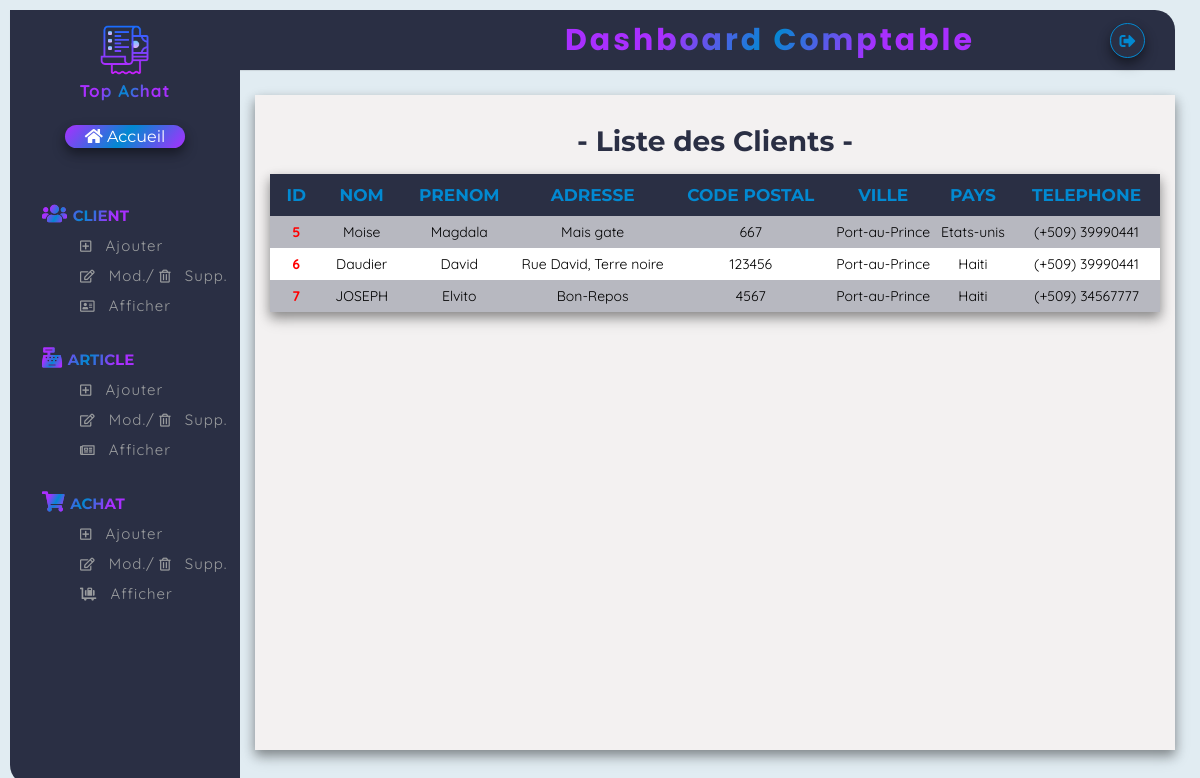
/afficher_client_c.php, run on the app's committed database.
### tables this page shows
CREATE TABLE `clients` (
  `numero` int(11) NOT NULL,
  `nom` varchar(100) NOT NULL,
  `prenom` varchar(100) NOT NULL,
  `adresse` varchar(200) NOT NULL,
  `codepostal` int(10) UNSIGNED NOT NULL,
  `ville` varchar(100) NOT NULL,
  `pays` varchar(50) NOT NULL DEFAULT 'France',
  `telephone` varchar(50) DEFAULT NULL
);

### afficher_client_c.php (the view, shortened to what this page needs)
<?php
        require('conn.php');
        require_once 'menu_comptable.php';
?>
<!DOCTYPE html>
<html lang="en">
    <head>
        <link rel="stylesheet" href="css/all.min.css">
        <link rel="stylesheet" href="css/style_comptable.css">
    </head>
    <body>
        <?php $response = $db->query('SELECT *FROM clients'); ?>
        <div class="wrapper">
            <div class="main_container">
                <div class="item">
                    <h1 class="liste"> - Liste des Clients - </h1></br>
                    <table>
                        <thead>
                            <tr>
                                <th>ID</th>
                                <th>NOM</th>
                                <th>PRENOM</th>
                                <th>ADRESSE</th>
                                <th>CODE POSTAL</th>
                                <th>VILLE</th>
                                <th>PAYS</th>
                                <th>TELEPHONE</th>
                            </tr>
                        </thead>
                        <tbody>
                            <?php while($donnees = $response->fetch()){?>
                                <tr>
                                    <td class="id"> <?php echo $donnees['numero'];?></td>
                                    <td> <?php echo $donnees['nom'];?></td>
                                    <td> <?php echo $donnees['prenom'];?></td>
                                    <td> <?php echo $donnees['adresse'];?></td>
                                    <td> <?php echo $donnees['codepostal'];?></td>
                                    <td> <?php echo $donnees['ville'];?></td>
                                    <td> <?php echo $donnees['pays'];?></td>
                                    <td> (+509) <?php echo $donnees['telephone'];?></td>
                                </tr>
                            <?php }
                            ?>
                        </tbody>
                    </div>
                </div>
            </div>
    </body>
</html>

### css/style_vendeur.css (style rules this page uses)
* { margin: 0; padding: 0; list-style: none; text-decoration: none; box-sizing: border-box; font-family: 'Montserrat', sans-serif; }
body { background: #e1ecf2; }
.wrapper { margin: 10px; }
.wrapper .main_container { width: (100% - 200px); margin-top: 70px; margin-left: 230px; padding: 15px; transition: all 0.3s ease; }
.wrapper .main_container .item { background: rgb(243, 241, 241); box-shadow: 0 5px 10px 0 rgba(0,0,0,0.3), 0 7px 15px 0 rgba(0,0,0,0.20); height: 81.9vh; margin-top: 10px; padding: 15px; font-size: 14px; line-height: 22px; }
.liste { text-align: center; margin-top: 20px; color: #2a2f44; }
table { width: 100%; margin: auto; cursor: pointer; border-collapse: collapse; box-shadow: 0 5px 10px 0 rgba(0,0,0,0.3), 0 7px 15px 0 rgba(0,0,0,0.20); }
thead tr th { padding: 10px 15px; font-size: 17px; background: #2a2f44; color: #0289d1; }
td { padding: 5px 0; text-align: center; font-family: 'Quicksand', sans-serif; }
.id { font-weight: bold; color: rgb(255, 0, 0); }
tr:nth-child(odd) { background: rgba(43, 50, 78, .3); }
tr:nth-child(even) { background: white; }

### css/style_comptable.css (style rules this page uses)
* { margin: 0; padding: 0; list-style: none; text-decoration: none; box-sizing: border-box; font-family: 'Montserrat', sans-serif; }
body { background: #e1ecf2; }
.wrapper { margin: 10px; }
.wrapper .main_container { width: (100% - 200px); margin-top: 70px; margin-left: 230px; padding: 15px; transition: all 0.3s ease; }
.wrapper .main_container .item { background: rgb(243, 241, 241); box-shadow: 0 5px 10px 0 rgba(0,0,0,0.3), 0 7px 15px 0 rgba(0,0,0,0.20); height: 81.9vh; margin-top: 10px; padding: 15px; font-size: 14px; line-height: 22px; }
.liste { text-align: center; margin-top: 20px; color: #2a2f44; }
table { width: 100%; margin: auto; cursor: pointer; border-collapse: collapse; box-shadow: 0 5px 10px 0 rgba(0,0,0,0.3), 0 7px 15px 0 rgba(0,0,0,0.20); }
thead tr th { padding: 10px 15px; font-size: 17px; background: #2a2f44; color: #0289d1; }
td { padding: 5px 0; text-align: center; font-family: 'Quicksand', sans-serif; }
.id { font-weight: bold; color: rgb(255, 0, 0); }
tr:nth-child(odd) { background: rgba(43, 50, 78, .3); }
tr:nth-child(even) { background: white; }

### data on the page
clients: numero "5", nom "Moise", prenom "Magdala", adresse "Mais gate", codepostal "667", ville "Port-au-Prince", pays "Etats-unis", telephone "39990441"
clients: numero "6", nom "Daudier", prenom "David", adresse "Rue David, Terre noire", codepostal "123456", ville "Port-au-Prince", pays "Haiti", telephone "39990441"
clients: numero "7", nom "JOSEPH", prenom "Elvito", adresse "Bon-Repos", codepostal "4567", ville "Port-au-Prince", pays "Haiti", telephone "34567777"
